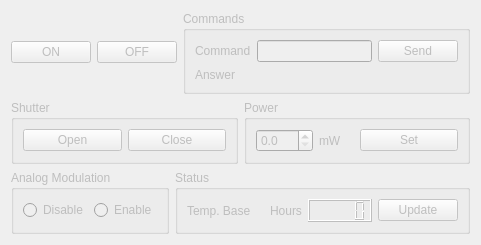
           <widget class="QWidget" name="tab561">
            <property name="enabled">
             <bool>false</bool>
            </property>
            <attribute name="title">
             <string>561</string>
            </attribute>
            <layout class="QVBoxLayout" name="verticalLayout_6">
             <item>
              <layout class="QHBoxLayout" name="horizontalLayout_72">
               <item>
                <layout class="QHBoxLayout" name="horizontalLayout_15">
                 <item>
                  <widget class="QPushButton" name="pushButton_on_561">
                   <property name="text">
                    <string>ON</string>
                   </property>
                  </widget>
                 </item>
                 <item>
                  <widget class="QPushButton" name="pushButton_off_561">
                   <property name="text">
                    <string>OFF</string>
                   </property>
                  </widget>
                 </item>
                </layout>
               </item>
               <item>
                <widget class="QGroupBox" name="groupBox_11">
                 <property name="title">
                  <string>Commands</string>
                 </property>
                 <layout class="QVBoxLayout" name="verticalLayout_3">
                  <item>
                   <layout class="QHBoxLayout" name="horizontalLayout_71">
                    <item>
                     <layout class="QHBoxLayout" name="horizontalLayout_18">
                      <item>
                       <widget class="QLabel" name="label_16">
                        <property name="text">
                         <string>Command</string>
                        </property>
                       </widget>
                      </item>
                      <item>
                       <widget class="QLineEdit" name="lineEdit_cmd_561"/>
                      </item>
                     </layout>
                    </item>
                    <item>
                     <widget class="QPushButton" name="pushButton_cmd_561">
                      <property name="text">
                       <string>Send</string>
                      </property>
                     </widget>
                    </item>
                   </layout>
                  </item>
                  <item>
                   <layout class="QHBoxLayout" name="horizontalLayout_20">
                    <item>
                     <widget class="QLabel" name="label_17">
                      <property name="text">
                       <string>Answer</string>
                      </property>
                     </widget>
                    </item>
                    <item>
                     <widget class="QLabel" name="label_asw_561">
                      <property name="styleSheet">
                       <string notr="true"/>
                      </property>
                      <property name="text">
                       <string/>
                      </property>
                     </widget>
                    </item>
                   </layout>
                  </item>
                 </layout>
                </widget>
               </item>
              </layout>
             </item>
             <item>
              <layout class="QHBoxLayout" name="horizontalLayout_76">
               <item>
                <widget class="QGroupBox" name="groupBox_13">
                 <property name="title">
                  <string>Shutter</string>
                 </property>
                 <layout class="QHBoxLayout" name="horizontalLayout_23">
                  <item>
                   <widget class="QPushButton" name="pushButton_SHo_561">
                    <property name="text">
                     <string>Open</string>
                    </property>
                   </widget>
                  </item>
                  <item>
                   <widget class="QPushButton" name="pushButton_SHc_561">
                    <property name="text">
                     <string>Close</string>
                    </property>
                   </widget>
                  </item>
                 </layout>
                </widget>
               </item>
               <item>
                <widget class="QGroupBox" name="groupBox_9">
                 <property name="title">
                  <string>Power</string>
                 </property>
                 <layout class="QHBoxLayout" name="horizontalLayout_22">
                  <item>
                   <layout class="QHBoxLayout" name="horizontalLayout_16">
                    <item>
                     <widget class="QDoubleSpinBox" name="spinBox_power_561">
                      <property name="decimals">
                       <number>1</number>
                      </property>
                     </widget>
                    </item>
                    <item>
                     <widget class="QLabel" name="label">
                      <property name="text">
                       <string>mW</string>
                      </property>
                     </widget>
                    </item>
                   </layout>
                  </item>
                  <item>
                   <widget class="QPushButton" name="pushButton_5">
                    <property name="text">
                     <string>Set</string>
                    </property>
                   </widget>
                  </item>
                 </layout>
                </widget>
               </item>
              </layout>
             </item>
             <item>
              <layout class="QHBoxLayout" name="horizontalLayout_75">
               <item>
                <widget class="QGroupBox" name="groupBox_12">
                 <property name="title">
                  <string>Analog Modulation</string>
                 </property>
                 <layout class="QHBoxLayout" name="horizontalLayout_73">
                  <item>
                   <widget class="QRadioButton" name="radioButton_AMd_561">
                    <property name="text">
                     <string>Disable</string>
                    </property>
                   </widget>
                  </item>
                  <item>
                   <widget class="QRadioButton" name="radioButton_AMe_561">
                    <property name="text">
                     <string>Enable</string>
                    </property>
                   </widget>
                  </item>
                 </layout>
                </widget>
               </item>
               <item>
                <widget class="QGroupBox" name="groupBox_10">
                 <property name="title">
                  <string>Status</string>
                 </property>
                 <layout class="QHBoxLayout" name="horizontalLayout_74">
                  <item>
                   <layout class="QHBoxLayout" name="horizontalLayout_17">
                    <item>
                     <widget class="QLabel" name="label_11">
                      <property name="text">
                       <string>Temp. Base</string>
                      </property>
                     </widget>
                    </item>
                    <item>
                     <widget class="QLabel" name="label_tempBase_561">
                      <property name="styleSheet">
                       <string notr="true"/>
                      </property>
                      <property name="text">
                       <string/>
                      </property>
                     </widget>
                    </item>
                   </layout>
                  </item>
                  <item>
                   <layout class="QHBoxLayout" name="horizontalLayout_19">
                    <item>
                     <widget class="QLabel" name="label_15">
                      <property name="text">
                       <string>Hours</string>
                      </property>
                     </widget>
                    </item>
                    <item>
                     <widget class="QLCDNumber" name="lcdNumber_561">
                      <property name="styleSheet">
                       <string notr="true"/>
                      </property>
                     </widget>
                    </item>
                   </layout>
                  </item>
                  <item>
                   <widget class="QPushButton" name="pushButton_4">
                    <property name="text">
                     <string>Update</string>
                    </property>
                   </widget>
                  </item>
                 </layout>
                </widget>
               </item>
              </layout>
             </item>
            </layout>
           </widget>
